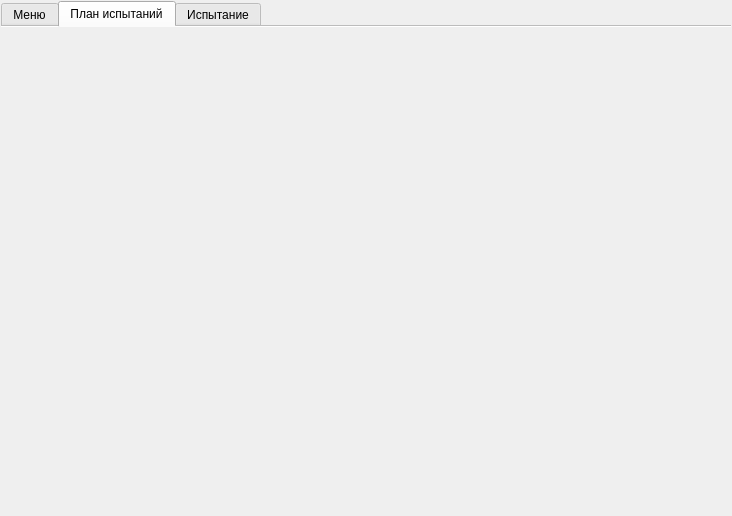
<?xml version="1.0" encoding="UTF-8"?>
<ui version="4.0">
 <class>MainWidget</class>
 <widget class="QWidget" name="MainWidget">
  <property name="geometry">
   <rect>
    <x>0</x>
    <y>0</y>
    <width>732</width>
    <height>516</height>
   </rect>
  </property>
  <property name="windowTitle">
   <string>Form</string>
  </property>
  <layout class="QVBoxLayout" name="verticalLayout">
   <property name="spacing">
    <number>1</number>
   </property>
   <property name="leftMargin">
    <number>1</number>
   </property>
   <property name="topMargin">
    <number>1</number>
   </property>
   <property name="rightMargin">
    <number>1</number>
   </property>
   <property name="bottomMargin">
    <number>1</number>
   </property>
   <item>
    <widget class="QTabWidget" name="mainTabWidget">
     <property name="styleSheet">
      <string notr="true"/>
     </property>
     <property name="currentIndex">
      <number>1</number>
     </property>
     <property name="documentMode">
      <bool>true</bool>
     </property>
     <widget class="QWidget" name="menuTab">
      <attribute name="title">
       <string>Меню</string>
      </attribute>
     </widget>
     <widget class="QWidget" name="planTab">
      <attribute name="title">
       <string>План испытаний</string>
      </attribute>
      <layout class="QHBoxLayout" name="horizontalLayout">
       <property name="spacing">
        <number>1</number>
       </property>
       <property name="leftMargin">
        <number>1</number>
       </property>
       <property name="topMargin">
        <number>1</number>
       </property>
       <property name="rightMargin">
        <number>1</number>
       </property>
       <property name="bottomMargin">
        <number>1</number>
       </property>
       <item>
        <widget class="PlanWidget" name="widget" native="true"/>
       </item>
      </layout>
     </widget>
     <widget class="QWidget" name="measTab">
      <attribute name="title">
       <string>Испытание</string>
      </attribute>
     </widget>
    </widget>
   </item>
  </layout>
 </widget>
 <customwidgets>
  <customwidget>
   <class>PlanWidget</class>
   <extends>QWidget</extends>
   <header>PlanWidget.h</header>
   <container>1</container>
  </customwidget>
 </customwidgets>
 <resources/>
 <connections/>
</ui>
